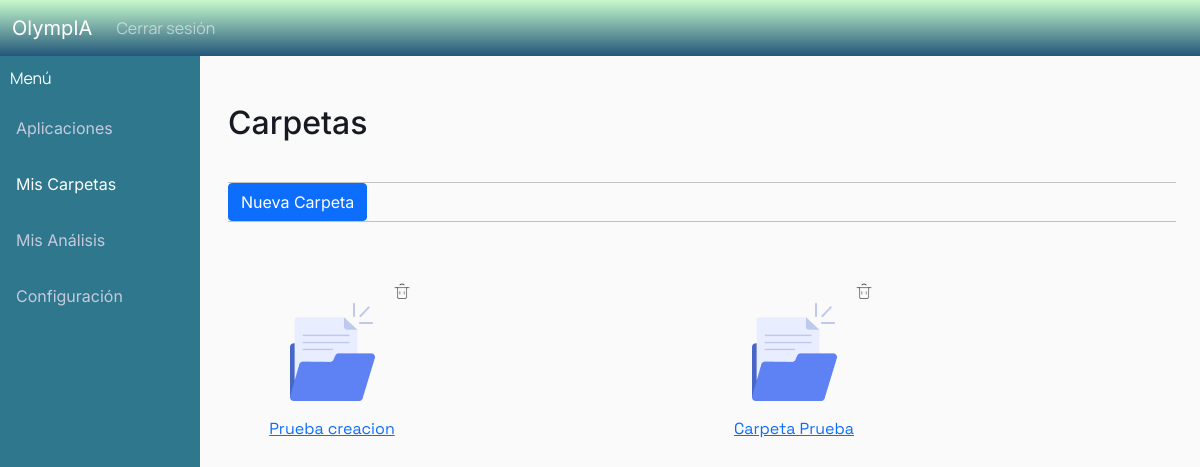
Page /carpetas (signed in) on the earlier database version.
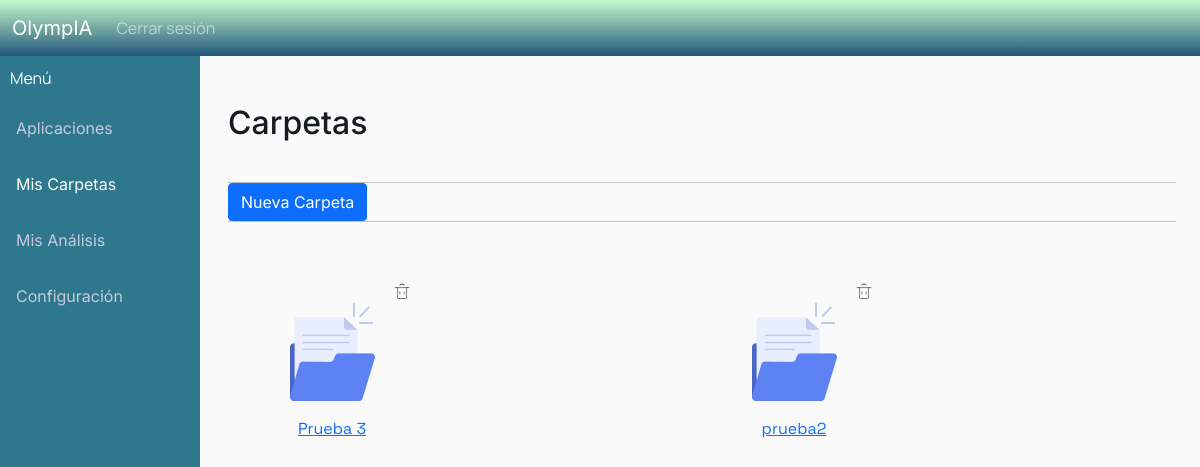
Same page on the later database version.
### analisis/models.py (models this page shows, shortened)
class Carpeta(models.Model):
    nombre = models.CharField(max_length=256)
    fecha_creacion = models.DateTimeField(null=False)
    ultima_modificacion = models.DateTimeField(null=False)
    usuario = models.ForeignKey(User, on_delete=models.CASCADE)

### analisis/views.py (the view)
# urls.py: path("carpetas", views.carpetas, name="analisis-carpetas"),
@login_required
def carpetas(request):
    usuario_actual = request.user
    context = {
        "carpetas": Carpeta.objects.filter(usuario = usuario_actual).order_by("-id"),
    }
    return render(request, "analisis/carpetas.html", context= context)

### analisis/templates/analisis/carpetas.html (shortened to what this page needs)
{% extends "analisis/base.html" %}
{% load static %}
{% block content %}
<div class="row">
    <div class="col-sm">
        <div class="sidebar">
            <div class="sidebar-brand"> Menú </div>
            <a href="{% url 'analisis-principal' %}">Aplicaciones</a>
            <a class="active" href="">Mis Carpetas</a>
            <a href="{% url 'analisis-resultados' %}">Mis Análisis</a>
            <a href="{% url 'analisis-config' %}">Configuración</a>
        </div>
    </div>
    <div class = "col-md-10">
        <main role="main" class="container">
            <h2>Carpetas</h2>
            <div class="file-manager-actions container-p-x py-2">
                <hr class="m-0" />
                <div>
                    <a href="{% url 'analisis-nueva_carpeta' %}">
                        <button type="button" class="btn btn-primary mr-2">Nueva Carpeta</button>
                    </a>
                </div>
                <hr class="m-0" />
            </div>
            <div class="container">
                <div class="row">
                    {% for carpeta in carpetas %}
                    <div class="col-6">
                        <div class="card bg-transparent border-0" style="width:10rem;">
                            <div class = "text-end">
                                <a href="{% url 'analisis-borrar_carpeta' carpeta.id %}" onclick="return confirm('¿Estás seguro de que quieres eliminar este archivo? Todos los análisis asociados a la carpeta serán eliminados.')">
                                    <img src="{% static 'images/trash.png'%}" width="20" >
                                </a>
                            </div>
                            <div class="text-center" >
                                <a href="{% url 'analisis-carpeta' carpeta.id %}">
                                    <div class="text-center" >
                                        <img src="{% static 'images/carpeta.png'%}">
                                    </div>
                                    <div class="card-body">
                                        <div class="card-title nombre">{{carpeta.nombre}}</div>
                                    </div>
                                </a>
                            </div>
                        </div>
                    </div>
                    {% endfor %}
                </div>
            </div>
        </main>
    </div>
</div>
{% endblock content %}

Differences in the rows shown:
removed Carpeta: nombre "Prueba creacion"
removed Carpeta: nombre "Carpeta Prueba"
added Carpeta: nombre "Prueba 3"
added Carpeta: nombre "prueba2"
